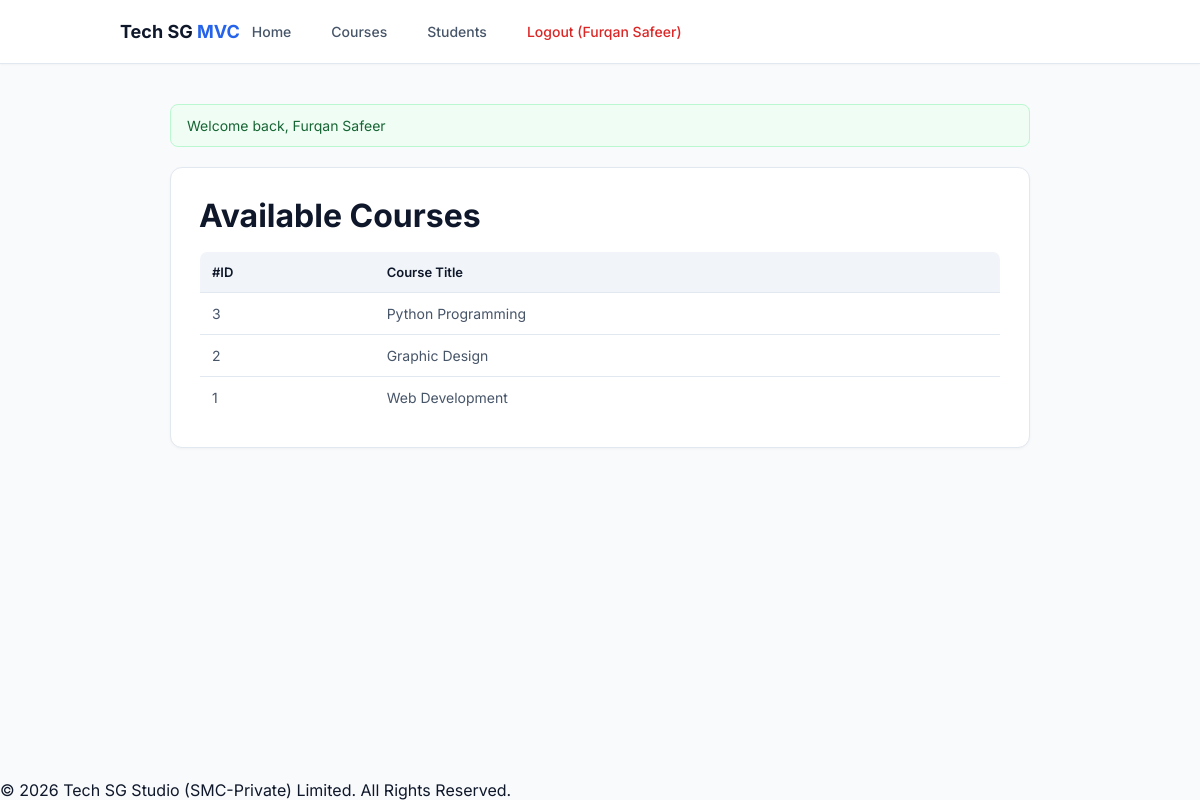
Screenshot of /public/courses (signed in) with the database file from the repository.
### tables this page shows
CREATE TABLE `courses` (
  `id` int(10) UNSIGNED NOT NULL,
  `title` varchar(150) NOT NULL
);

### app/Core/Controller.php (called while the page is built, shortened)
<?php
class Controller
{
    protected function view(string $view, array $data = []): void
    {
        extract($data);
        require ROOT . '/app/Views/layout/header.php';
        require ROOT . '/app/Views/' . $view . '.php';
        require ROOT . '/app/Views/layout/footer.php';
    }
}
function e($v): string {
    return htmlspecialchars((string) $v, ENT_QUOTES, 'UTF-8');
}

### app/Controllers/CoursesController.php (called while the page is built)
<?php
class CoursesController extends Controller
{
    public function index(): void
    {
        $courseModel = new Course();
        $courses = $courseModel->all();
        $this->view('courses', [
            'title' => 'Available Courses',
            'courses' => $courses
        ]);
    }
}

### app/Core/Router.php (called while the page is built, shortened)
<?php
class Router
{
    public function dispatch(): void
    {
        $url = trim($_GET['url'] ?? '', '/');
        $parts = $url === '' ? [] : explode('/', $url);
        $method = $parts[1] ?? 'index';
        $params = array_slice($parts, 2);
        $controller = new $class();
        call_user_func_array([$controller, $method], $params);
    }
}

### public/index.php (called while the page is built, shortened)
<?php
spl_autoload_register(function (string $class) {
    foreach (['app/Core/', 'app/Controllers/', 'app/Models/'] as $dir) {
        $file = ROOT . '/' . $dir . $class . '.php';
        if (is_file($file)) {
            return;
        }
    }
});
(new Router())->dispatch();

### app/Core/Database.php (called while the page is built)
<?php
class Database
{
    private static ?PDO $pdo = null;
    public static function connect(): PDO
    {
        if (self::$pdo === null) {
            try {
                self::$pdo = new PDO(
                    "mysql:host=" . DB_HOST . ";dbname=" . DB_NAME . ";charset=utf8mb4",
                    DB_USER,
                    DB_PASS,
                    [
                        PDO::ATTR_ERRMODE => PDO::ERRMODE_EXCEPTION,
                        PDO::ATTR_DEFAULT_FETCH_MODE => PDO::FETCH_ASSOC,
                        PDO::ATTR_EMULATE_PREPARES => false,
                    ]
                );
            } catch (PDOException $e) {
                error_log($e->getMessage());
                http_response_code(500);
                die(APP_DEBUG ? $e->getMessage() : "Database connection error.");
            }
        }
        return self::$pdo;
    }
}

### app/Core/Model.php (called while the page is built, shortened)
<?php
abstract class Model
{
    public function __construct()
    {
        $this->db = Database::connect();
    }
}

### app/Models/Course.php (called while the page is built)
<?php
class Course extends Model
{
    public function all(): array
    {
        $stmt = $this->db->query("SELECT * FROM courses ORDER BY id DESC");
        return $stmt->fetchAll();
    }
}

### app/Views/courses.php (the view)
<h1><?= e($title) ?></h1>
<table>
    <thead>
        <tr>
            <th>#ID</th>
            <th>Course Title</th>
        </tr>
    </thead>
    <tbody>
        <?php if (empty($courses)): ?>
            <tr><td colspan="2">No courses found.</td></tr>
        <?php else: ?>
            <?php foreach ($courses as $c): ?>
                <tr>
                    <td><?= (int)$c['id'] ?></td>
                    <td><?= e($c['title']) ?></td>
                </tr>
            <?php endforeach; ?>
        <?php endif; ?>
    </tbody>
</table>

### app/Views/layout/header.php (style rules this page uses)
:root { --bg-body: #f8fafc; --surface: #ffffff; --primary: #2563eb; --text-main: #0f172a; --text-sub: #475569; --border: #e2e8f0; }
* { margin:0; padding:0; box-sizing:border-box; font-family:'Inter', sans-serif; }
body { background-color: var(--bg-body); color: var(--text-main); min-height:100vh; display:flex; flex-direction:column; }
table { width:100%; border-collapse:collapse; margin-top:16px; border:1px solid var(--border); border-radius:8px; overflow:hidden; }
th { background:#f1f5f9; padding:12px; text-align:left; font-size:13px; font-weight:600; border-bottom:1px solid var(--border); }
td { padding:12px; border-bottom:1px solid var(--border); font-size:14px; color:var(--text-sub); }

### rows the page displays
courses: id "3", title "Python Programming"
courses: id "2", title "Graphic Design"
courses: id "1", title "Web Development"

### other values shown
$_SESSION['user']['name'] "Furqan Safeer"
$f['msg'] "Welcome back, Furqan Safeer"
$title "Available Courses"
